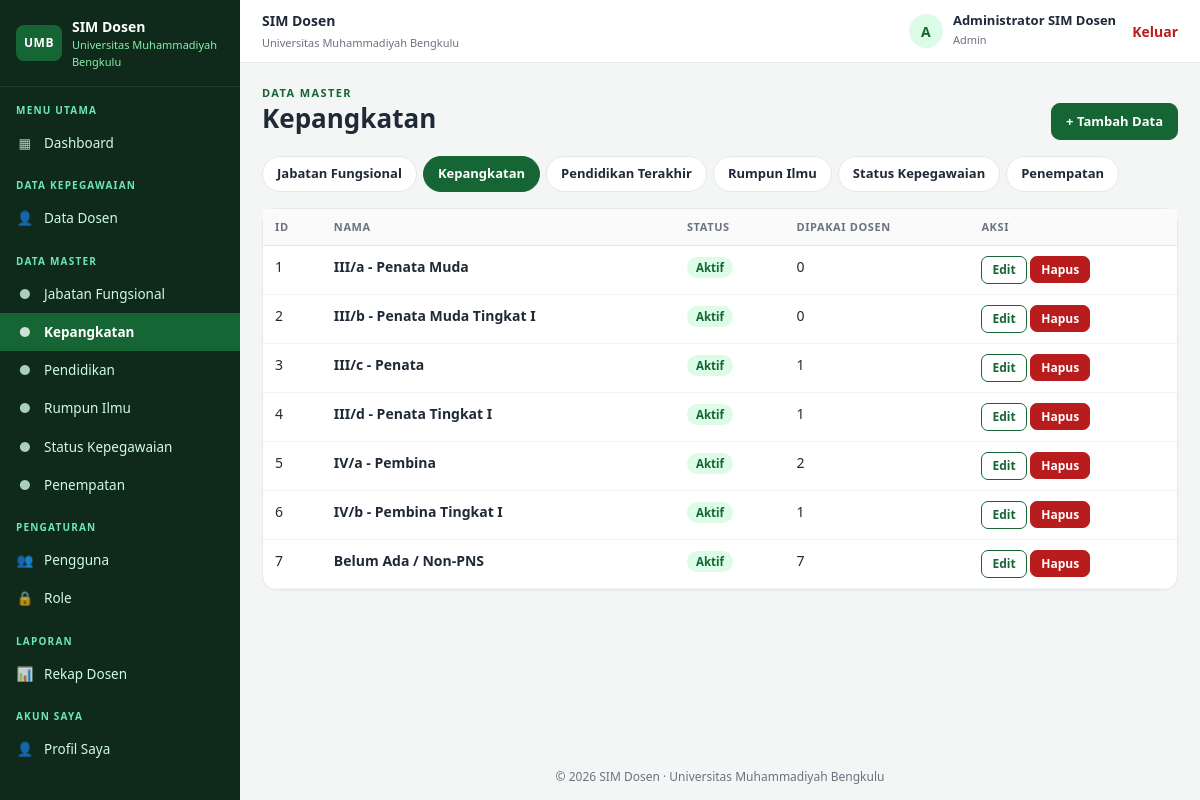
Screenshot of /master.php?t=kepangkatan (signed in) with the database file from the repository.
### tables this page shows
CREATE TABLE `kepangkatan` (
  `id_pangkat` INT UNSIGNED NOT NULL AUTO_INCREMENT,
  `nama_pangkat` VARCHAR(80) NOT NULL,
  `aktif` TINYINT(1) NOT NULL DEFAULT 1,
  PRIMARY KEY (`id_pangkat`),
  UNIQUE KEY `uq_nama_pangkat` (`nama_pangkat`)
);

### includes/master_lib.php (called while the page is built, shortened)
<?php
function master_config()
{
    $m = array();
    $def = array(
        'jabatan_fungsional' => array('Jabatan Fungsional', 'id_jabatan', 'nama_jabatan', 'id_jabatan'),
        'kepangkatan'        => array('Kepangkatan', 'id_pangkat', 'nama_pangkat', 'id_pangkat'),
        'pendidikan'         => array('Pendidikan Terakhir', 'id_pendidikan', 'nama_pendidikan', 'id_pendidikan'),
        'rumpun_ilmu'        => array('Rumpun Ilmu', 'id_rumpun', 'nama_rumpun', 'id_rumpun'),
        'status_kepegawaian' => array('Status Kepegawaian', 'id_status', 'nama_status', 'id_status'),
        'penempatan'         => array('Penempatan', 'id_penempatan', 'nama_penempatan', 'id_penempatan'),
    );
    foreach ($def as $t => $d) {
        $m[$t] = array(
            'label' => $d[0], 'table' => $t, 'pk' => $d[1], 'name' => $d[2], 'used_col' => $d[3],
            'max' => 120, 'has_aktif' => true, 'can_add' => true, 'can_delete' => true,
            'perm_view' => 'master.view', 'perm_manage' => 'master.manage',
        );
    }
    $m['roles'] = array(
        'label' => 'Role', 'table' => 'roles', 'pk' => 'id_role', 'name' => 'nama_role', 'used_col' => null,
        'max' => 60, 'has_aktif' => false, 'can_add' => false, 'can_delete' => false,
        'perm_view' => 'roles.manage', 'perm_manage' => 'roles.manage',
        'extra' => array('kode_role' => 'Kode Role', 'deskripsi' => 'Deskripsi'),
    );
    return $m;
}
function master_list_tables()
{
    $out = master_config();
    unset($out['roles']);
    return $out;
}

### includes/auth.php (called while the page is built, shortened)
<?php
function role_perms()
{
    return array(
        'admin' => array('dosen.view', 'dosen.create', 'dosen.edit', 'dosen.delete', 'master.view', 'master.manage',
            'pengguna.manage', 'roles.manage', 'laporan.view', 'profil.self'),
        'operator' => array('dosen.view', 'dosen.create', 'dosen.edit', 'dosen.delete', 'master.view', 'master.manage',
            'laporan.view', 'profil.self'),
        'pimpinan' => array('dosen.view', 'master.view', 'laporan.view', 'profil.self'),
        'dosen' => array('profil.self'),
    );
}
function current_user()
{
    return isset($_SESSION['user']) ? $_SESSION['user'] : null;
}
function can($perm)
{
    $u = current_user();
    $all = role_perms();
    return isset($all[$u['role']]) && in_array($perm, $all[$u['role']], true);
}

### includes/db.php (called while the page is built, shortened)
<?php
function db()
{
    static $pdo = null;
    if ($pdo !== null) {
        return $pdo;
    }
    $opts = array(
        PDO::ATTR_ERRMODE            => PDO::ERRMODE_EXCEPTION,
        PDO::ATTR_DEFAULT_FETCH_MODE => PDO::FETCH_ASSOC,
        PDO::ATTR_EMULATE_PREPARES   => false,
    );
    foreach (explode(',', DB_PORTS) as $port) {
        try {
            $dsn = 'mysql:host=' . DB_HOST . ';port=' . trim($port) . ';dbname=' . DB_NAME . ';charset=utf8mb4';
            $pdo = new PDO($dsn, DB_USER, DB_PASS, $opts);
            return $pdo;
        } catch (PDOException $e) {
            $last = $e->getMessage();
        }
    }
}

### master.php (the view, shortened to what this page needs)
<?php
require __DIR__ . '/includes/master_lib.php';
$cfgs = master_config();
$t = get('t', 'jabatan_fungsional');
$cfg = $cfgs[$t];
$manage = can($cfg['perm_manage']);
$aksi = get('aksi');
$self = 'master.php?t=' . $t;
include __DIR__ . '/includes/header.php';
?>
<div class="page-head"><div><div class="eyebrow"><?= $t === 'roles' ? 'Pengaturan' : 'Data Master' ?></div><h1><?= e($cfg['label']) ?></h1></div>
  <div><?php if ($manage && $cfg['can_add'] && $aksi === ''): ?><a class="btn btn-primary" href="<?= e($self) ?>&aksi=tambah">+ Tambah Data</a><?php endif; ?></div></div>
<?php if ($t !== 'roles'): ?>
<div class="tabs"><?php foreach (master_list_tables() as $k => $c): ?>
  <a class="<?= $k === $t ? 'on' : '' ?>" href="master.php?t=<?= e($k) ?>"><?= e($c['label']) ?></a><?php endforeach; ?></div>
<?php endif; ?>
<?php
$rows = db()->query('SELECT * FROM ' . $cfg['table'] . ' ORDER BY ' . $cfg['pk'])->fetchAll();
$used = array();
if ($cfg['used_col']) {
    foreach (db()->query('SELECT ' . $cfg['used_col'] . ' k, COUNT(*) c FROM dosen WHERE ' . $cfg['used_col'] . ' IS NOT NULL GROUP BY ' . $cfg['used_col'])->fetchAll() as $u) {
        $used[$u['k']] = (int) $u['c'];
    }
}
?>
<div class="card"><div class="table-wrap"><table class="tbl">
  <thead><tr><th>ID</th><?php if ($t === 'roles'): ?><th>Kode</th><?php endif; ?><th>Nama</th><?php if ($t === 'roles'): ?><th>Deskripsi</th><?php endif; ?>
    <?php if ($cfg['has_aktif']): ?><th>Status</th><?php endif; ?><th><?= $t === 'roles' ? 'Jumlah Pengguna' : 'Dipakai Dosen' ?></th><?php if ($manage): ?><th>Aksi</th><?php endif; ?></tr></thead>
  <tbody>
  <?php foreach ($rows as $r): $rid = (int) $r[$cfg['pk']]; $n = isset($used[$rid]) ? $used[$rid] : 0; ?>
    <tr><td><?= $rid ?></td>
      <td><strong><?= e($r[$cfg['name']]) ?></strong></td>
      <?php if ($cfg['has_aktif']): ?><td><?= $r['aktif'] ? badge('Aktif', 'green') : badge('Nonaktif', 'gray') ?></td><?php endif; ?>
      <td><?= $n ?></td>
      <?php if ($manage): ?><td class="actions">
        <a class="btn btn-sm btn-outline" href="<?= e($self) ?>&aksi=ubah&id=<?= $rid ?>">Edit</a>
        <?php if ($cfg['can_delete']): ?>
        <form class="inline" method="post" data-confirm="Hapus data ini?"><?= csrf_field() ?>
          <button class="btn btn-sm btn-danger" type="submit">Hapus</button></form>
        <?php endif; ?></td><?php endif; ?></tr>
  <?php endforeach; ?>
  </tbody></table></div></div>
<?php include __DIR__ . '/includes/footer.php'; ?>

### includes/helpers.php (shortened to what this page needs)
<?php
function e($v)
{
    return htmlspecialchars((string) $v, ENT_QUOTES, 'UTF-8');
}
function get($key, $default = '')
{
    return isset($_GET[$key]) ? trim((string) $_GET[$key]) : $default;
}
function badge($text, $kind = 'gray')
{
    return '<span class="badge badge-' . e($kind) . '">' . e($text) . '</span>';
}

### assets/style.css (style rules this page uses)
:root { --green:#166534;--green-d:#0f2a1a;--green-l:#dcfce7;--bg:#f3f6f4;--card:#fff;--text:#1f2937;--muted:#6b7280;--line:#e5e7eb;--red:#b91c1c;--amber:#b45309;--blue:#1d4ed8 }
* { box-sizing:border-box }
html,body { margin:0 }
body { font-family:system-ui,-apple-system,"Segoe UI",Roboto,Arial,sans-serif;background:var(--bg);color:var(--text);font-size:14px;line-height:1.5 }
a { color:var(--green);text-decoration:none }
h1,h2,h3 { margin:0 0 6px;line-height:1.25 }
.eyebrow { font-size:11px;letter-spacing:1.4px;text-transform:uppercase;color:var(--green);font-weight:700 }
.page-head { display:flex;justify-content:space-between;align-items:flex-end;gap:12px;flex-wrap:wrap;margin-bottom:16px }
.page-head h1 { font-size:26px }
.card { background:var(--card);border:1px solid var(--line);border-radius:14px;box-shadow:0 1px 2px rgba(0,0,0,.03);margin-bottom:18px }
.btn { display:inline-block;border:1px solid var(--line);background:#fff;color:var(--text);padding:8px 14px;border-radius:9px;font-size:13px;font-weight:600;cursor:pointer;font-family:inherit }
.btn-primary { background:var(--green);border-color:var(--green);color:#fff }
.btn-danger { background:var(--red);border-color:var(--red);color:#fff }
.btn-outline { border-color:var(--green);color:var(--green) }
.btn-sm { padding:4px 10px;font-size:12px;border-radius:7px }
.inline { display:inline }
.badge { display:inline-block;padding:2px 9px;border-radius:999px;font-size:11.5px;font-weight:600;white-space:nowrap }
.badge-green { background:#dcfce7;color:#166534 }
.table-wrap { overflow-x:auto }
table.tbl { width:100%;border-collapse:collapse }
.tbl th { font-size:11px;letter-spacing:.6px;text-transform:uppercase;color:var(--muted);text-align:left;padding:10px 12px;border-bottom:1px solid var(--line);white-space:nowrap;background:#fafafa }
.tbl td { padding:10px 12px;border-bottom:1px solid #f1f5f9;vertical-align:top }
.actions { white-space:nowrap }
.tabs { display:flex;gap:6px;flex-wrap:wrap;margin-bottom:16px }
.tabs a { padding:7px 14px;border-radius:999px;border:1px solid var(--line);background:#fff;font-weight:600;font-size:13px;color:var(--text) }
.tabs a.on { background:var(--green);color:#fff;border-color:var(--green) }

### rows the page displays
kepangkatan: id_pangkat "1", nama_pangkat "III/a - Penata Muda", id_pangkat "0"
kepangkatan: id_pangkat "2", nama_pangkat "III/b - Penata Muda Tingkat I", id_pangkat "0"
kepangkatan: id_pangkat "3", nama_pangkat "III/c - Penata", id_pangkat "1"
kepangkatan: id_pangkat "4", nama_pangkat "III/d - Penata Tingkat I", id_pangkat "1"
kepangkatan: id_pangkat "5", nama_pangkat "IV/a - Pembina", id_pangkat "2"
kepangkatan: id_pangkat "6", nama_pangkat "IV/b - Pembina Tingkat I", id_pangkat "1"
kepangkatan: id_pangkat "7", nama_pangkat "Belum Ada / Non-PNS"

### other values shown
APP_NAME "SIM Dosen"
APP_INSTITUSI "Universitas Muhammadiyah Bengkulu"
$icon "▦ 👤 👥 🔒 📊 👤"
$label "Dashboard Data Dosen Pengguna Role Rekap Dosen Profil Saya"
$label "Jabatan Fungsional"
$label "Kepangkatan"
$label "Pendidikan"
$label "Rumpun Ilmu"
$label "Status Kepegawaian"
$label "Penempatan"
substr($u['nama'], 0, 1) "A"
$u['nama'] "Administrator SIM Dosen"
$u['role_nama'] "Admin"
$cfg['label'] "Kepangkatan"
$c['label'] "Jabatan Fungsional"
